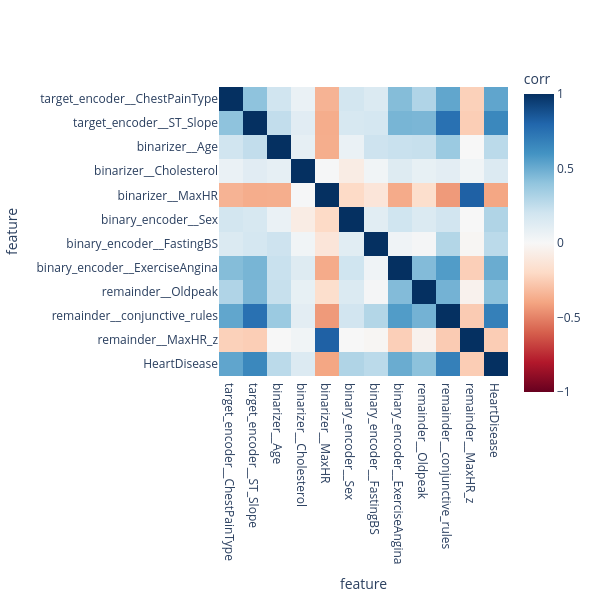

This figure's notebook cell:
### Markdown cell above
All intergroup features are discarded as duplicate signals. Only the transformed initial features and conjunctive rules remain.

### Code cell
train = X_train[remaining_cols].merge(y_train, left_index=True, right_index=True)
corr_df = train.corr()
plot_corr_matrix(corr_df, width=600, height=600)

### Figure 1 — Plotly figure (JSON) as saved in the notebook; plotly's stock layout.template omitted (floating-point values rounded to 4 significant figures; data arrays with more than 128 entries replaced by an {"elided": "..."} marker saying what was removed)
{"data": [{"coloraxis": "coloraxis", "name": "0", "x": ["target_encoder__ChestPainType", "target_encoder__ST_Slope", "binarizer__Age", "binarizer__Cholesterol", "binarizer__MaxHR", "binary_encoder__Sex", "binary_encoder__FastingBS", "binary_encoder__ExerciseAngina", "remainder__Oldpeak", "remainder__conjunctive_rules", "remainder__MaxHR_z", "HeartDisease"], "y": ["target_encoder__ChestPainType", "target_encoder__ST_Slope", "binarizer__Age", "binarizer__Cholesterol", "binarizer__MaxHR", "binary_encoder__Sex", "binary_encoder__FastingBS", "binary_encoder__ExerciseAngina", "remainder__Oldpeak", "remainder__conjunctive_rules", "remainder__MaxHR_z", "HeartDisease"], "z": {"elided": "12x12 float values"}, "type": "heatmap", "xaxis": "x", "yaxis": "y", "hovertemplate": "feature: %{x}<br>feature: %{y}<br>corr: %{z}<extra></extra>"}], "layout": {"xaxis": {"anchor": "y", "domain": [0.0, 1.0], "scaleanchor": "y", "constrain": "domain", "title": {"text": "feature"}}, "yaxis": {"anchor": "x", "domain": [0.0, 1.0], "autorange": "reversed", "constrain": "domain", "title": {"text": "feature"}}, "coloraxis": {"colorbar": {"title": {"text": "corr"}}, "colorscale": [[0.0, "rgb(103,0,31)"], [0.1, "rgb(178,24,43)"], [0.2, "rgb(214,96,77)"], [0.3, "rgb(244,165,130)"], [0.4, "rgb(253,219,199)"], [0.5, "rgb(247,247,247)"], [0.6, "rgb(209,229,240)"], [0.7, "rgb(146,197,222)"], [0.8, "rgb(67,147,195)"], [0.9, "rgb(33,102,172)"], [1.0, "rgb(5,48,97)"]], "cmin": -1, "cmax": 1, "autocolorscale": false}, "margin": {"t": 60}, "width": 600, "height": 600}}
